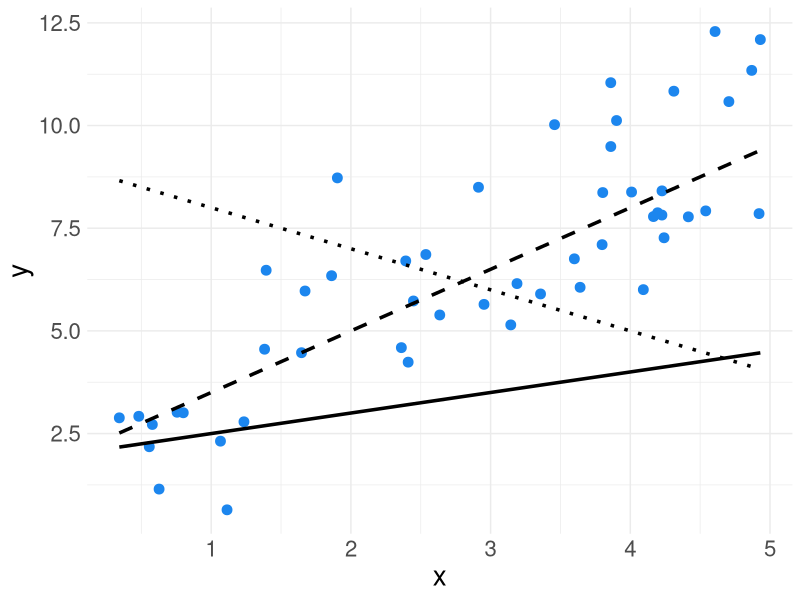
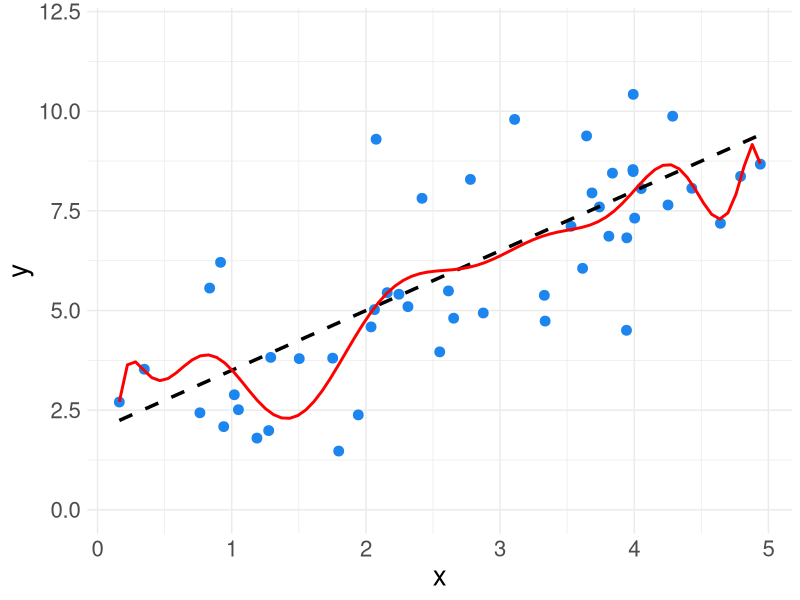
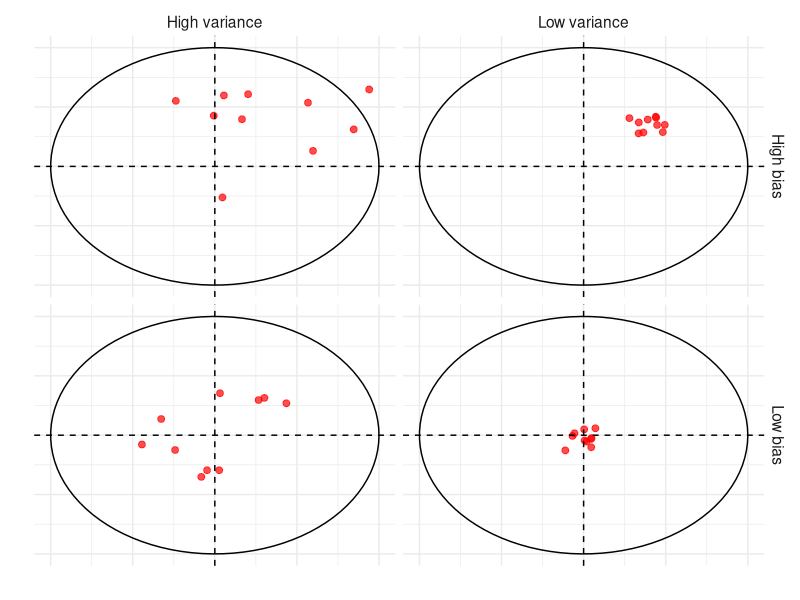
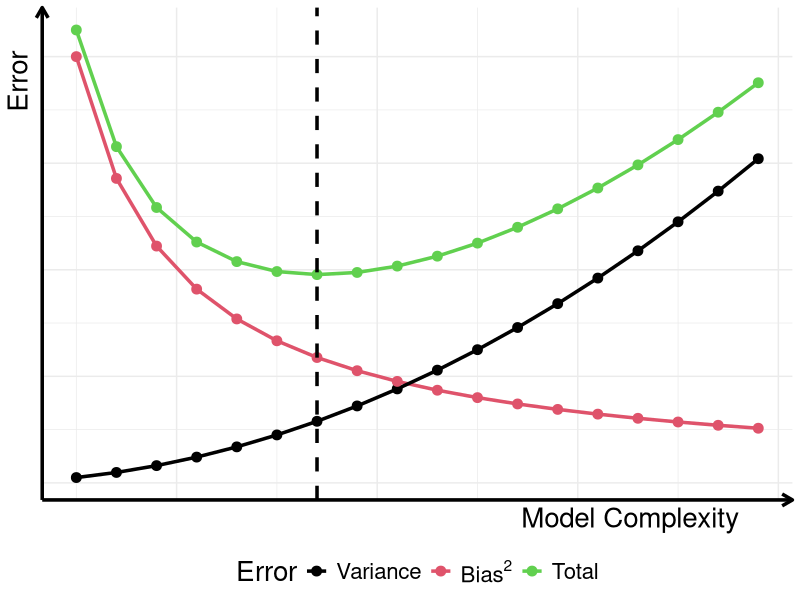
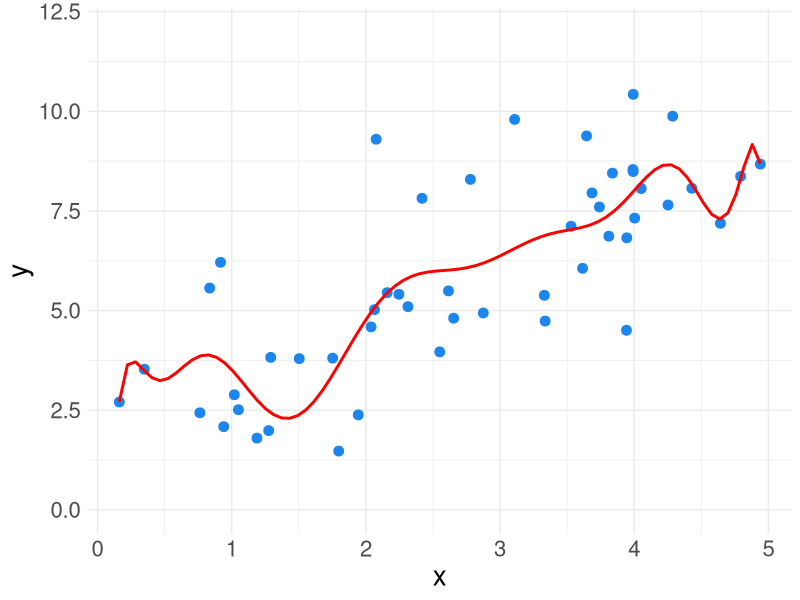
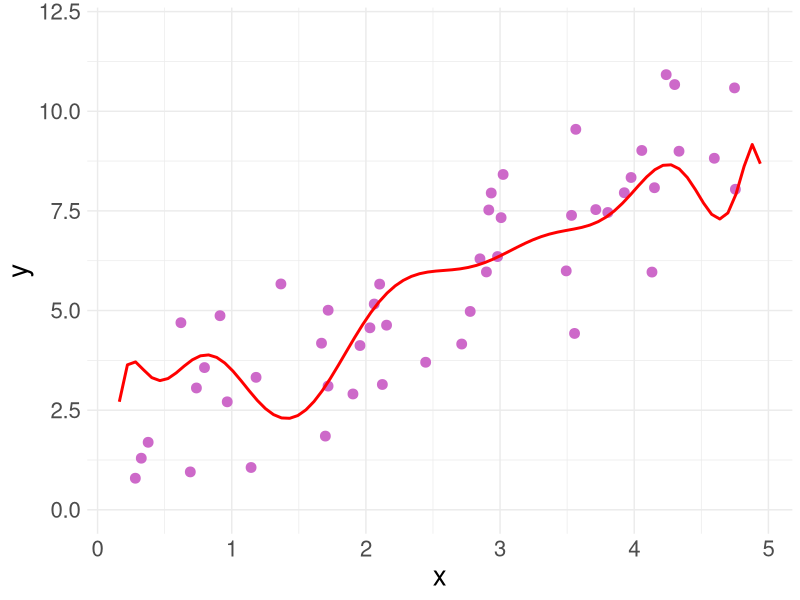
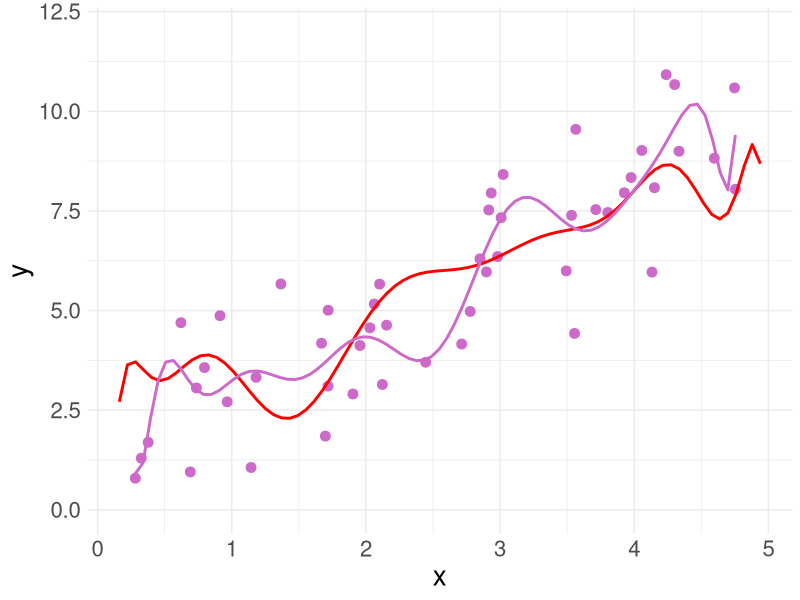
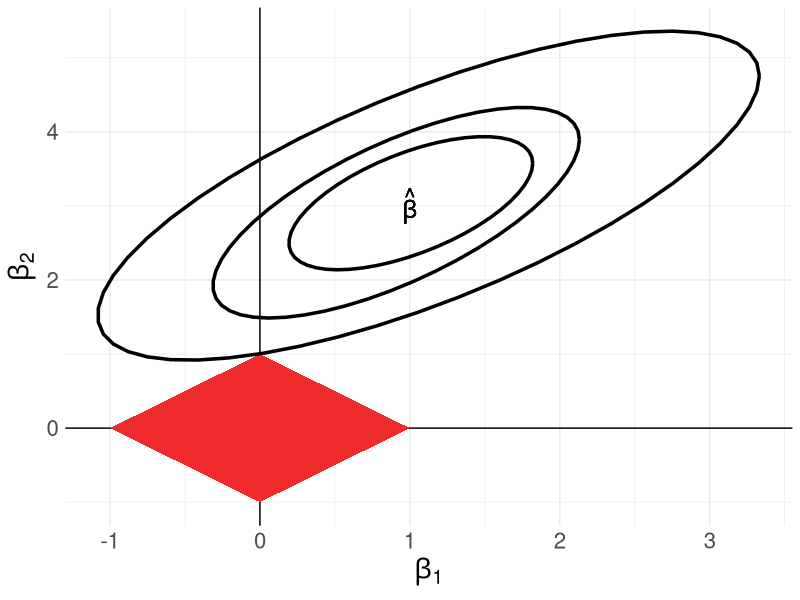

Write the R code that produced these figures, in order.
## ---- chunk 1
knitr::opts_chunk$set(echo = FALSE)
library(tidyverse)
## ---- chunk 2

plot_data <- data.frame(x = runif(50,0,5))
plot_data$y <- 2 + 1.5*plot_data$x + rnorm(nrow(plot_data),0,1.5)

ggplot(plot_data, aes(x = x, y = y)) +
  geom_point(color = "dodgerblue2", size = 3) +
  stat_function(fun = function(x) 0.5*x+2, linetype = "solid", size = 1.2) + 
  stat_function(fun = function(x) 9-x, linetype = "dotted", size = 1.2) +
  stat_function(fun = function(x) 2+1.5*x, linetype = "dashed", size = 1.2) +
  theme_minimal() +
  theme(text = element_text(size = 20))

## ---- chunk 3

plot_data <- data.frame(x = runif(50,0,5))
plot_data$y <- 2 + 1.5*plot_data$x + rnorm(nrow(plot_data),0,1.5)

ggplot(plot_data, aes(x = x, y = y)) +
  geom_point(color = "dodgerblue2", size = 3) +
  # stat_function(fun = function(x) 0.5*x+2, linetype = "solid", size = 1.2) + 
  # stat_function(fun = function(x) 9-x, linetype = "dashed", size = 1.2) +
  stat_function(fun = function(x) 2+1.5*x, size = 1.2, color = "black", linetype = "dashed") +
  geom_smooth(method = lm, formula = y ~ poly(x, 14), se=FALSE, color = "red") + 
  ylim(0,12) +
  theme_minimal() +
  theme(text = element_text(size = 20))

## ---- chunk 4

circleFun <- function(center = c(0,0),diameter = 1, npoints = 100){
    r = diameter / 2
    tt <- seq(0,2*pi,length.out = npoints)
    xx <- center[1] + r * cos(tt)
    yy <- center[2] + r * sin(tt)
    return(data.frame(x = xx, y = yy))
}

c1 <- circleFun(c(0,0)) %>% mutate(bias = "High bias", variance = "High variance")
c2 <- circleFun(c(0,0)) %>% mutate(bias = "Low bias", variance = "High variance")
c3 <- circleFun(c(0,0)) %>% mutate(bias = "High bias", variance = "Low variance")
c4 <- circleFun(c(0,0)) %>% mutate(bias = "Low bias", variance = "Low variance")

set.seed(89)
hbhv <- data.frame(x = rnorm(10,0.2,0.14),
                   y = rnorm(10,0.2,0.14),
                   bias = "High bias", variance = "High variance")

hblv <- data.frame(x = rnorm(10,0.2,0.03),
                   y = rnorm(10,0.2,0.03),
                   bias = "High bias", variance = "Low variance")

lbhv <- data.frame(x = rnorm(10,0,0.14),
                   y = rnorm(10,0,0.14),
                   bias = "Low bias", variance = "High variance")

lblv <- data.frame(x = rnorm(10,0,0.03),
                   y = rnorm(10,0,0.03),
                   bias = "Low bias", variance = "Low variance")

points_df <- rbind(hbhv, hblv, lbhv, lblv)

ggplot(rbind(c1,c2,c3,c4),aes(x,y)) + 
  geom_path() + 
  geom_point(data = points_df, aes(x = x, y = y), size = 2, color = "red", alpha = 0.7) +
  geom_hline(yintercept = 0, linetype = "dashed") +
  geom_vline(xintercept = 0, linetype = "dashed") +
  facet_grid(bias ~ variance) +
  xlim(-0.5,0.5) + ylim(-0.5,0.5) +
  labs(x = "", y = "") +
  theme_minimal() +
  theme(text = element_text(size = 14),
        axis.ticks = element_blank(),
        axis.text = element_blank())
  
## ---- chunk 5

err_df <- data.frame(complexity = seq(0.5,4,by = 0.2))
err_df$var <- 0.1*err_df$complexity^2
err_df$bias2 <- 1/(err_df$complexity)
err_df$total <- err_df$var + err_df$bias2 + 0.1

err_labs <- list("Variance",bquote("Bias"^2),"Total")

err_df %>% 
  pivot_longer(-complexity) %>% 

ggplot(aes(x = complexity, y = value, color = name)) +
  geom_line(size = 1.2) +
  geom_point(size = 3) +
  geom_vline(xintercept = 1.7, linetype = "dashed", size = 1.2) + 
  scale_colour_manual(values=1:3,breaks=c("var","bias2","total"),
                      labels=err_labs) + 
  labs(x = "Model Complexity", y = "Error",color = "Error") + 
  theme_minimal() +
    theme(legend.position = "bottom",
          axis.text = element_blank(),
          axis.line = element_line(arrow = grid::arrow(length = unit(0.3, "cm"), 
                                                       ends = "last"),
                                   size = 1.2),
          axis.title = element_text(hjust = 0.9),
          text = element_text(size = 20))

## ---- chunk 6

ggplot(plot_data, aes(x = x, y = y)) +
  geom_point(color = "dodgerblue2", size = 3) +
  geom_smooth(method = lm, formula = y ~ poly(x, 14), se=FALSE, color = "red") + 
  ylim(0,12) +
  theme_minimal() +
  theme(text = element_text(size = 20))

## ---- chunk 7

set.seed(1037)
new_data <- data.frame(x = runif(50,0,5))
new_data$y <- 2 + 1.5*new_data$x + rnorm(nrow(new_data),0,1.5)

ggplot(plot_data, aes(x = x, y = y)) +
  # geom_point(color = "dodgerblue2", size = 3) +
  geom_point(data = new_data, aes(x = x, y = y), color = "orchid3", size = 3) +
  # stat_function(fun = function(x) 0.5*x+2, linetype = "solid", size = 1.2) + 
  # stat_function(fun = function(x) 9-x, linetype = "dashed", size = 1.2) +
  # stat_function(fun = function(x) 2+1.5*x, size = 1.2, color = "black", linetype = "dashed") +
  geom_smooth(method = lm, formula = y ~ poly(x, 14), se=FALSE, color = "red") + 
  ylim(0,12) +
  theme_minimal() +
  theme(text = element_text(size = 20))

## ---- chunk 8

ggplot(new_data, aes(x = x, y = y)) +
  # geom_point(color = "dodgerblue2", size = 3) +
  geom_point(color = "orchid3", size = 3) +
  # stat_function(fun = function(x) 0.5*x+2, linetype = "solid", size = 1.2) + 
  # stat_function(fun = function(x) 9-x, linetype = "dashed", size = 1.2) +
  # stat_function(fun = function(x) 2+1.5*x, size = 1.2, linetype = "dashed") +
  geom_smooth(data = plot_data, aes(x = x, y=y), method = lm, formula = y ~ poly(x, 14), se=FALSE, color = "red") + 
  geom_smooth(method = lm, formula = y ~ poly(x, 14), se=FALSE, color = "orchid3") + 
  ylim(0,12) +
  theme_minimal() +
  theme(text = element_text(size = 20))

## ---- chunk 9

library(MASS)

set.seed(89)

ellipse_mkr <- function(mu, sigma) {
  
  n = 100
  Sigma = matrix(c(sigma[1], sigma[2],sigma[2],sigma[1]), nrow=2)
  theta = 180*pi/180 #Angle in radians
  mu2 = c(mu[1]*cos(theta) - mu[2]*sin(theta),mu[2]*cos(theta) + mu[1]*sin(theta))
  rot <-matrix(c(cos(theta),sin(theta),-sin(theta),cos(theta)),nrow=2)
  ols_df <- as.data.frame(mvrnorm(n=n, mu=mu, Sigma=rot %*% Sigma %*% t(rot)))
  
  return(ols_df)
}


constraint_df <- data.frame(beta1 = c(0,1,0,-1),
                            beta2 = c(1,0,-1,0))

ols_df_int <- ellipse_mkr(mu = c(1,3), sigma = 1.15*c(.75,.5))
ols_df_small <- ellipse_mkr(mu = c(1,3), sigma = 0.5*c(.75,.5))
ols_df_smallest <- ellipse_mkr(mu = c(1,3), sigma = 0.2*c(.75,.5))

ggplot(constraint_df, aes(x=beta1, y=beta2)) +
  
  geom_text(x = 1, y = 3, label = expression(hat(beta)), fontface = "bold", size = 6) +
  geom_hline(yintercept = 0,) +
  geom_vline(xintercept = 0) + 
  geom_polygon(fill = "firebrick2") +
  stat_ellipse(data = ols_df_int, aes(x = V1, y = V2),
               size = 1.2) +
  stat_ellipse(data = ols_df_small, aes(x = V1, y = V2),
               size = 1.2) +
  stat_ellipse(data = ols_df_smallest, aes(x = V1, y = V2),
               size = 1.2) + 
  labs(x = expression(beta[1]), y = expression(beta[2])) + 
  theme_minimal() + 
  theme(text = element_text(size = 20))
  
## ---- chunk 10

ggplot(data.frame(x = 0)) +
  geom_abline(linetype = "dashed", size = 1.2) +
  stat_function(fun = function(x) {ifelse(x < 1, 0, (x-1))},
                n = 10000,
                size = 1.2, color = "dodgerblue2") + 
  labs(x = expression(hat(beta)[j]^"OLS"),
       y = expression(hat(beta)[j]^"LASSO")) +
  xlim(0,3) + 
  ylim(0,3) + 
  theme_minimal() + 
  theme(text = element_text(size = 20))

## ---- chunk 11

library(MASS)

set.seed(89)

constraint_df <- circleFun(c(0,0), diameter = 2)

ols_df_int <- ellipse_mkr(mu = c(1,3), sigma = 1.15*c(.75,.5))
ols_df_small <- ellipse_mkr(mu = c(1,3), sigma = 0.5*c(.75,.5))
ols_df_smallest <- ellipse_mkr(mu = c(1,3), sigma = 0.2*c(.75,.5))

ggplot(constraint_df, aes(x=x, y=y)) +
  
  geom_text(x = 1, y = 3, label = expression(hat(beta)), fontface = "bold", size = 6) +
  geom_hline(yintercept = 0,) +
  geom_vline(xintercept = 0) + 
  geom_polygon(fill = "firebrick2") + 
  stat_ellipse(data = ols_df_int, aes(x = V1, y = V2),
               size = 1.2) +
  stat_ellipse(data = ols_df_small, aes(x = V1, y = V2),
               size = 1.2) +
  stat_ellipse(data = ols_df_smallest, aes(x = V1, y = V2),
               size = 1.2) + 
  labs(x = expression(beta[1]), y = expression(beta[2])) + 
  theme_minimal() + 
  theme(text = element_text(size = 20)) + 
  xlim(-1.5,3.5) + ylim(-1.5,3.5)
  
## ---- chunk 12

ggplot(data.frame(x = 0)) +
  geom_abline(linetype = "dashed", size = 1.2) +
  stat_function(fun = function(x) 0.5*x,
                n = 10000,
                size = 1.2, color = "orchid2") + 
  labs(x = expression(hat(beta)[j]^"OLS"),
       y = expression(hat(beta)[j]^"Ridge")) +
  xlim(0,3) + 
  ylim(0,3) + 
  theme_minimal() + 
  theme(text = element_text(size = 20))

